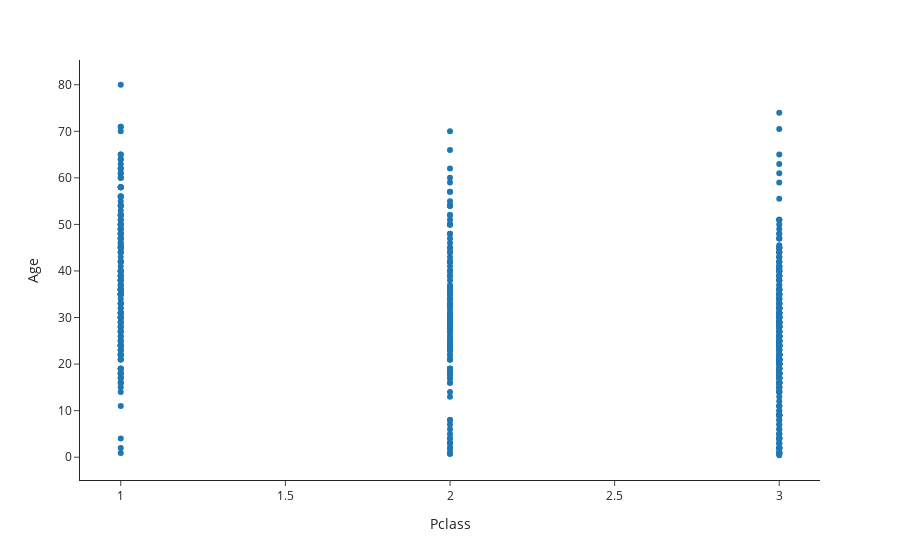

Notebook code cell kept with this figure:
### Code cell
(
    px.scatter(data, x='Pclass' , y='Age')
   .show()
)

### Figure 1 — Plotly figure (JSON) as saved in the notebook; plotly's stock layout.template omitted (floating-point values rounded to 4 significant figures; data arrays with more than 128 entries replaced by an {"elided": "..."} marker saying what was removed)
{"data": [{"hovertemplate": "Pclass=%{x}<br>Age=%{y}<extra></extra>", "legendgroup": "", "marker": {"color": "#1F77B4", "symbol": "circle"}, "mode": "markers", "name": "", "orientation": "v", "showlegend": false, "type": "scatter", "x": {"elided": "891 int values"}, "xaxis": "x", "y": {"elided": "891 float values"}, "yaxis": "y"}], "layout": {"autosize": true, "legend": {"tracegroupgap": 0}, "margin": {"t": 60}, "xaxis": {"anchor": "y", "autorange": true, "domain": [0, 1], "range": [0.8824, 3.118], "title": {"text": "Pclass"}, "type": "linear"}, "yaxis": {"anchor": "x", "autorange": true, "domain": [0, 1], "range": [-5.742, 86.16], "title": {"text": "Age"}, "type": "linear"}}}
